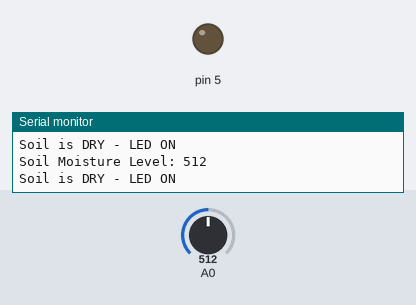
Bench run of a sketch on a simulated Arduino Uno, built with avr-gcc and run on an emulated ATmega328P. Shown: output pins drawn as LEDs (lit = HIGH), the last lines printed to the serial monitor. The test bench sets the inputs (shaded band); at power-on: A0 = 512.

Above: at 1.8 s.
1.9 s: A0 set to 792
3.4 s: A0 set to 818
At 4.9 s:
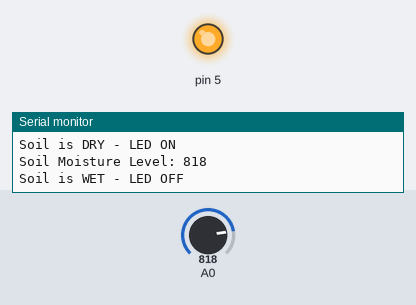
5.5 s: A0 set to 790
At 6.4 s:
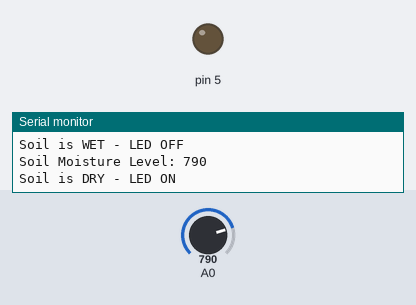
7.5 s: A0 set to 810
At 9.2 s:
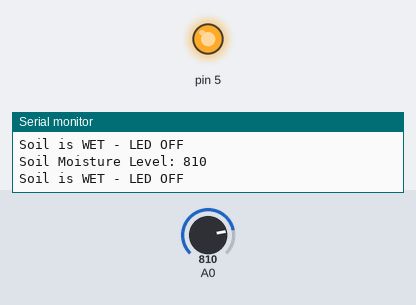
Timing chart, 0 to 10.5 s (numbered marks = the images above; inputs shaded):
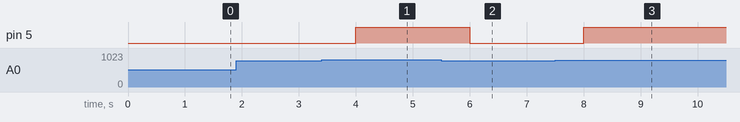

The sketch:

lab4.ino
```cpp
// C++ code
//

int sensorValue = 0;
const int threshold = 800;

void setup() {
  Serial.begin(9600);
  pinMode(5, OUTPUT);
}

void loop() {
  sensorValue = analogRead(A0);
  Serial.print("Soil Moisture Level: ");
  Serial.println(sensorValue);

  if (sensorValue < threshold) {
    digitalWrite(5, LOW);
    Serial.println("Soil is DRY - LED ON");
  } else {

    digitalWrite(5, HIGH);
    Serial.println("Soil is WET - LED OFF");
  }
  delay(1000);
}
```

Measured:
- the behaviour switches between 799 and 800 on A0 (found by bisection; images 0 and 1)
- after the input at 3.4 s, pin 5: LOW → HIGH after 0.60 s
- after the input at 5.5 s, pin 5: HIGH → LOW after 0.50 s
- after the input at 7.5 s, pin 5: LOW → HIGH after 0.51 s
